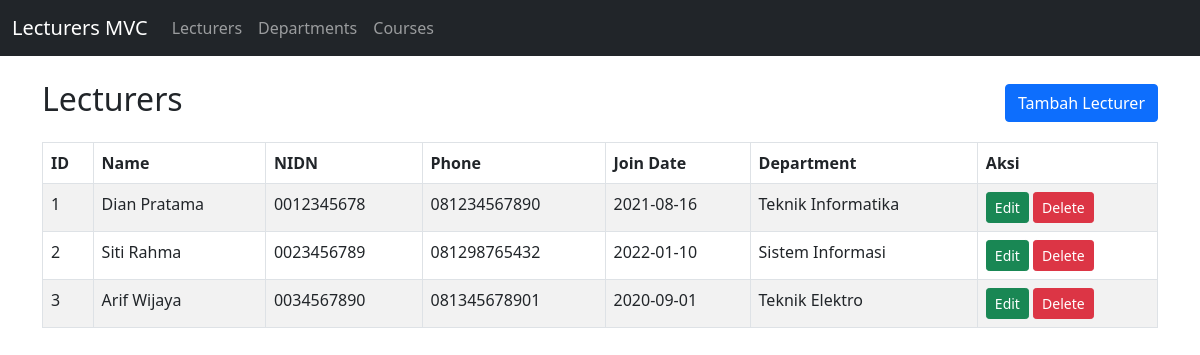
The app's page /Project/index.php with its own data.
### tables this page shows
CREATE TABLE lecturers (
  id INT AUTO_INCREMENT PRIMARY KEY,
  name VARCHAR(100) NOT NULL,
  nidn VARCHAR(30) NOT NULL,
  phone VARCHAR(30) NOT NULL,
  join_date DATE NOT NULL,
  department_id INT NULL,

   
  CONSTRAINT fk_lecturer_department FOREIGN KEY (department_id)
    REFERENCES departments(id) ON UPDATE CASCADE ON DELETE CASCADE
);

CREATE TABLE departments (
  id INT AUTO_INCREMENT PRIMARY KEY,
  name VARCHAR(100) NOT NULL
);

### Project/controllers/LecturerController.php (called while the page is built, shortened)
<?php
class LecturerController
{
    public function index(): void
    {
        $lecturers = Lecturer::all();
        require __DIR__ . '/../views/templates/header.php';
        require __DIR__ . '/../views/lecturers/index.php';
        require __DIR__ . '/../views/templates/footer.php';
    }
}

### Project/index.php (called while the page is built, shortened)
<?php
require_once __DIR__ . '/models/DB.php';
require_once __DIR__ . '/models/Lecturer.php';
require_once __DIR__ . '/controllers/LecturerController.php';
require_once __DIR__ . '/controllers/CourseController.php';
$resource = $_GET['resource'] ?? 'lecturers';
$action = $_GET['action'] ?? 'index';
switch ($resource) {
    default:
        $controller = new LecturerController();
        break;
}
$controller->$action();

### Project/config/config.php (called while the page is built)
<?php
return [
    'host' => 'localhost',
    'user' => 'root',
    'password' => '',
    'database' => 'db_lecturers',
];

### Project/models/DB.php (called while the page is built)
<?php
class DB
{
    private static ?PDO $pdo = null;
    public static function connection(): PDO
    {
        if (self::$pdo === null) {
            $config = require __DIR__ . '/../config/config.php';
            $dsn = "mysql:host={$config['host']};dbname={$config['database']};charset=utf8mb4";
            self::$pdo = new PDO($dsn, $config['user'], $config['password'], [
                PDO::ATTR_ERRMODE => PDO::ERRMODE_EXCEPTION,
                PDO::ATTR_DEFAULT_FETCH_MODE => PDO::FETCH_ASSOC,
            ]);
        }
        return self::$pdo;
    }
}

### Project/models/Lecturer.php (called while the page is built, shortened)
<?php
class Lecturer
{
    public static function all(): array
    {
        $sql = 'SELECT l.*, d.name AS department_name
                FROM lecturers l
                LEFT JOIN departments d ON d.id = l.department_id
                ORDER BY l.id';
        return DB::connection()->query($sql)->fetchAll();
    }
}

### Project/views/lecturers/index.php (the view)
<div class="d-flex justify-content-between align-items-center mb-3">
    <h2>Lecturers</h2>
    <a class="btn btn-primary" href="index.php?resource=lecturers&action=create">
        Tambah Lecturer
    </a>
</div>
<table class="table table-striped table-bordered">
    <thead>
        <tr>
            <th>ID</th>
            <th>Name</th>
            <th>NIDN</th>
            <th>Phone</th>
            <th>Join Date</th>
            <th>Department</th>
            <th>Aksi</th>
        </tr>
    </thead>
    <tbody>
        <?php foreach ($lecturers as $row): ?>
            <tr>
                <td><?= htmlspecialchars($row['id']) ?></td>
                <td><?= htmlspecialchars($row['name']) ?></td>
                <td><?= htmlspecialchars($row['nidn']) ?></td>
                <td><?= htmlspecialchars($row['phone']) ?></td>
                <td><?= htmlspecialchars($row['join_date']) ?></td>
                <td><?= htmlspecialchars($row['department_name'] ?? '-') ?></td>
                <td>
                    <a class="btn btn-sm btn-success"
                       href="index.php?resource=lecturers&action=edit&id=<?= $row['id'] ?>">
                        Edit
                    </a>
                    <a class="btn btn-sm btn-danger"
                       href="index.php?resource=lecturers&action=delete&id=<?= $row['id'] ?>"
                       onclick="return confirm('Hapus lecturer ini?')">
                        Delete
                    </a>
                </td>
            </tr>
        <?php endforeach; ?>
    </tbody>
</table>

### Project/views/templates/header.php (shortened to what this page needs)
<!doctype html>
<html lang="id">
<head>
    <link rel="stylesheet" href="assets/bootstrap.min.css">
</head>
<body>
    <nav class="navbar navbar-expand-lg navbar-dark bg-dark">
        <div class="container-fluid">
            <a class="navbar-brand" href="index.php">Lecturers MVC</a>
            <div class="collapse navbar-collapse" id="navbarNav">
                <ul class="navbar-nav">
                    <li class="nav-item">
                        <a class="nav-link" href="index.php?resource=lecturers">Lecturers</a>
                    </li>
                    <li class="nav-item">
                        <a class="nav-link" href="index.php?resource=departments">Departments</a>
                    </li>
                    <li class="nav-item">
                        <a class="nav-link" href="index.php?resource=courses">Courses</a>
                    </li>
                </ul>
            </div>
        </div>
    </nav>
    <div class="container my-4">

### Project/views/templates/footer.php (shortened to what this page needs)
</div>
</body>
</html>

### records on screen
lecturers: id "1", name "Dian Pratama", nidn "0012345678", phone "081234567890", join_date "2021-08-16", department.name "Teknik Informatika"
lecturers: id "2", name "Siti Rahma", nidn "0023456789", phone "081298765432", join_date "2022-01-10", department.name "Sistem Informasi"
lecturers: id "3", name "Arif Wijaya", nidn "0034567890", phone "081345678901", join_date "2020-09-01", department.name "Teknik Elektro"
